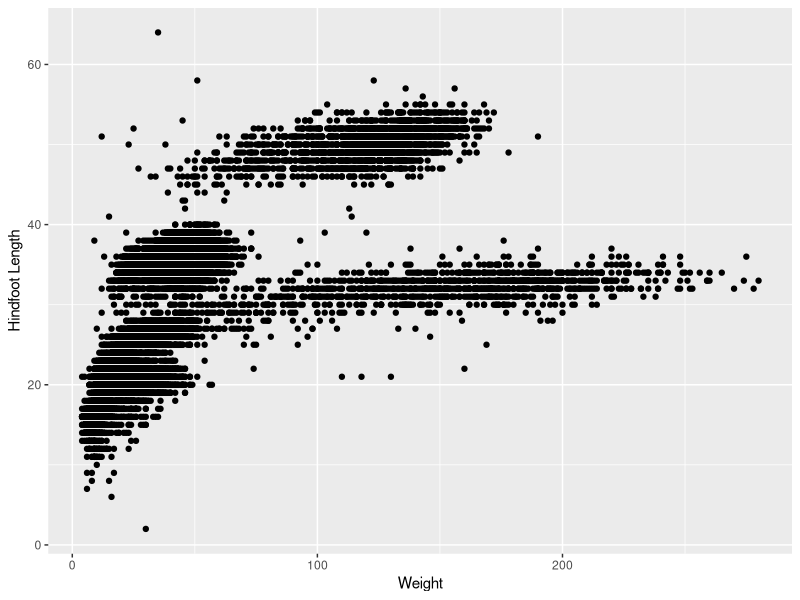
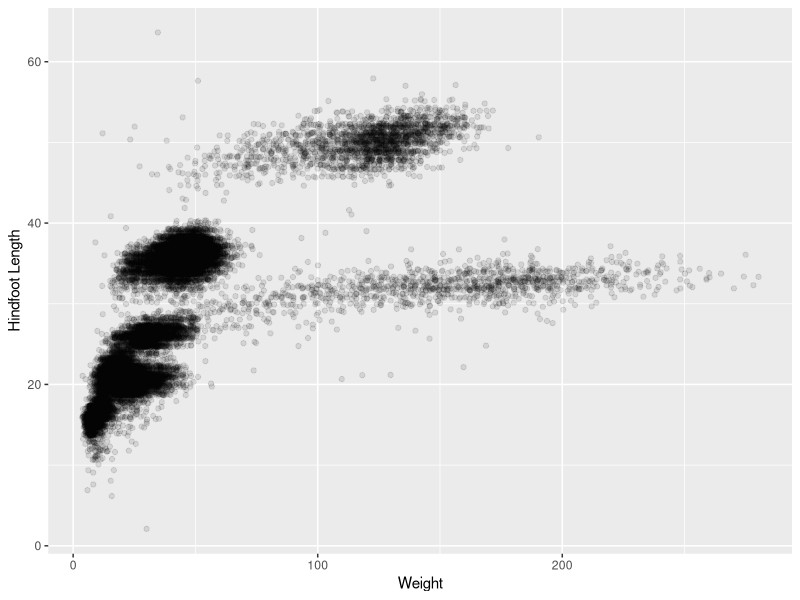
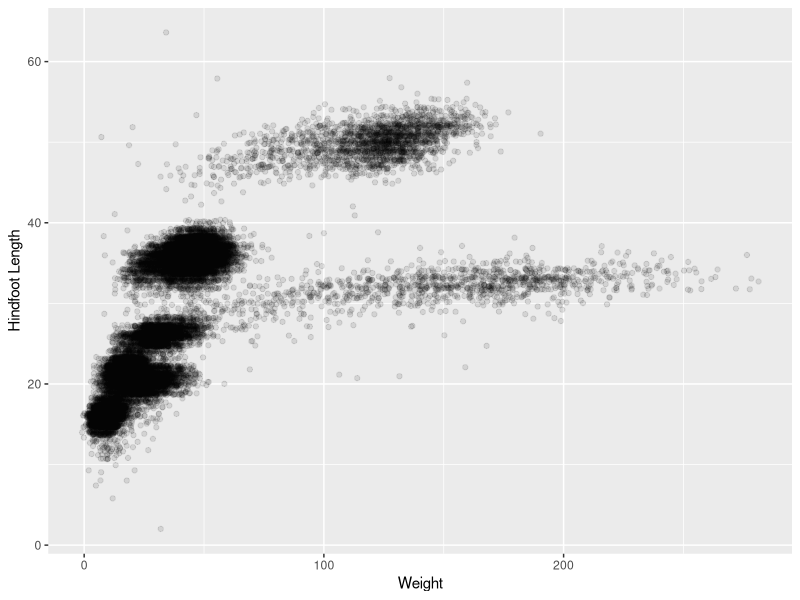
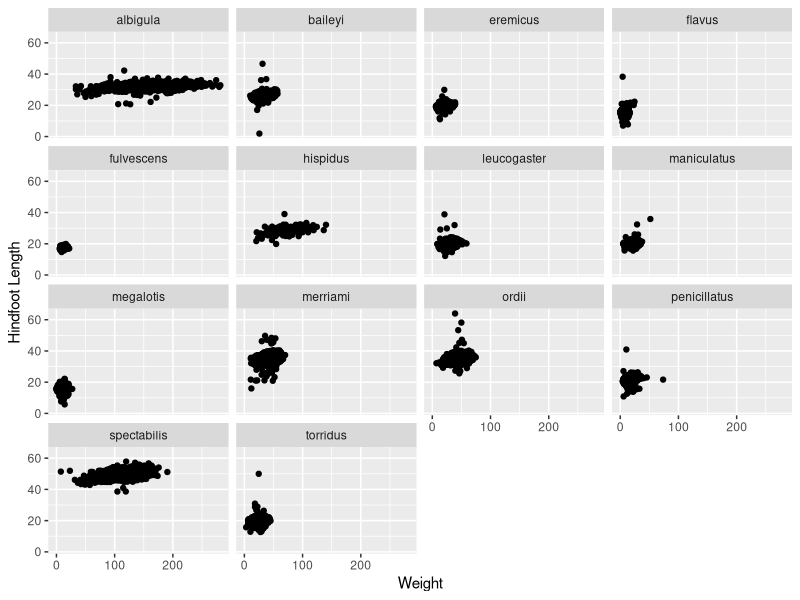
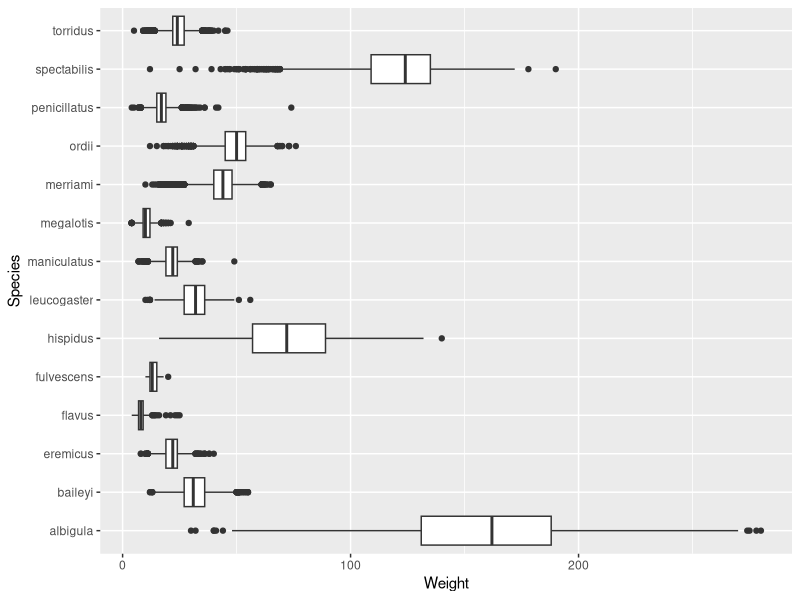
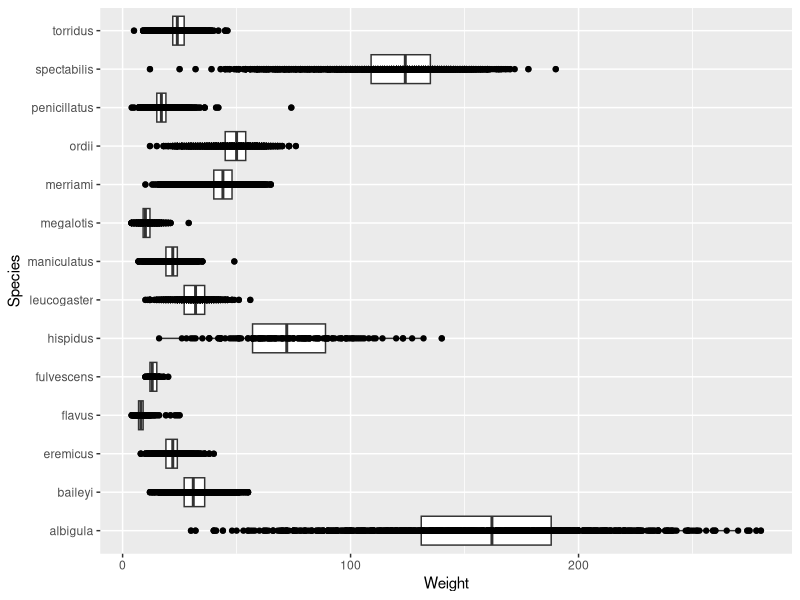
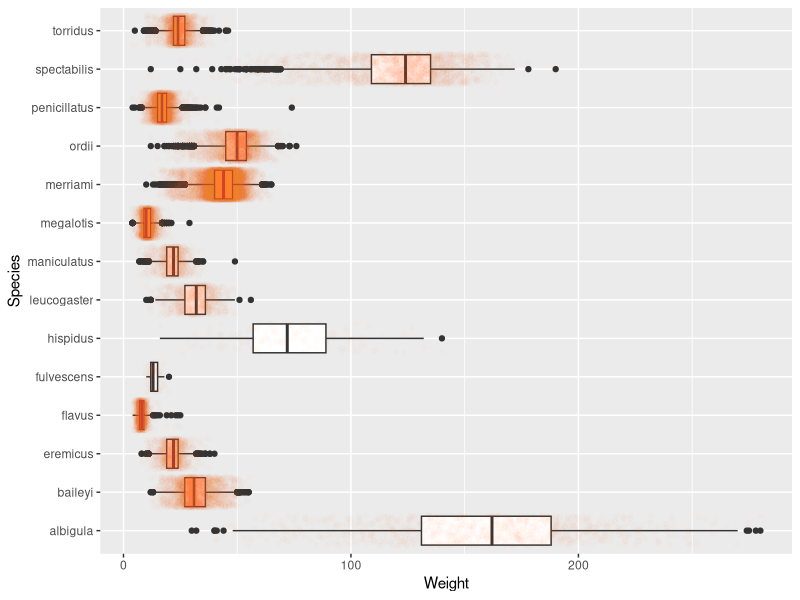
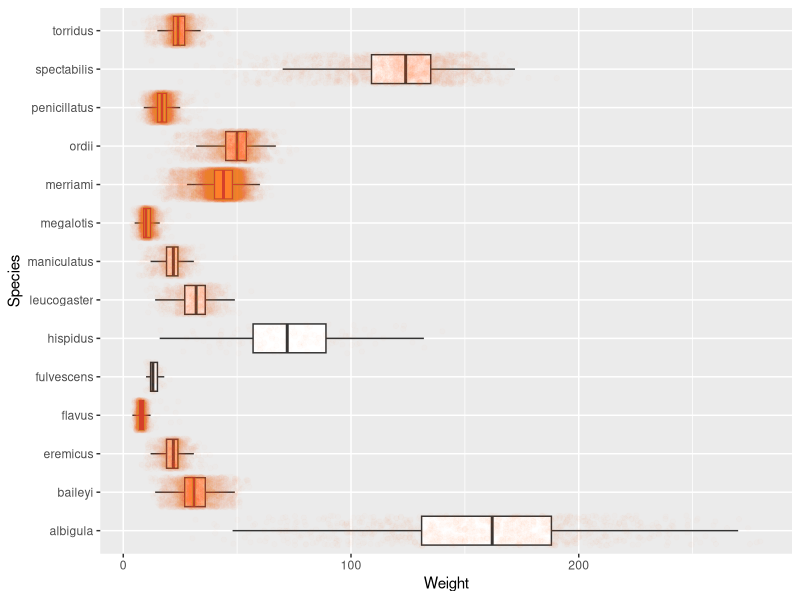

Source code (R) for these figures, in order:
## ---- chunk 1

suppressWarnings(library(tidyverse))
suppressMessages(library(here))
suppressMessages(library(ggridges))
suppressMessages(library(viridis))
## ---- chunk 2
surveys <- read_csv(here::here("supporting_artifacts", "supporting_data", "surveys.csv"), show_col_types = TRUE)
dim(surveys)

## ---- chunk 3
ggplot(data = surveys) + 
  geom_point(mapping = aes(x = weight, y = hindfoot_length)) +
  labs(x = "Weight", y = "Hindfoot Length")

## ---- chunk 4


ggplot(data = surveys) + 
  geom_jitter(mapping = aes(x = weight, y = hindfoot_length),
              alpha = 0.1) +
  labs(x = "Weight", y = "Hindfoot Length")

## ---- chunk 5
ggplot(data = surveys) + 
  geom_jitter(mapping = aes(x = weight, y = hindfoot_length),
              width = 5,
              length = 5, 
              alpha = 0.1) +
  labs(x = "Weight", y = "Hindfoot Length")

## ---- chunk 6
ggplot(data = surveys) + 
  geom_jitter(mapping = aes(x = weight, y = hindfoot_length),
              width = 5) +
  facet_wrap(~ species) +
  labs(x = "Weight", y = "Hindfoot Length")

## ---- chunk 7
ggplot(data = surveys,
       mapping = aes(x = weight, y = species)) + 
  geom_boxplot() +
  labs(x = "Weight", y = "Species")

ggplot(data = surveys,
       mapping = aes(x = weight, y = species)) + 
  geom_boxplot() +
  labs(x = "Weight", y = "Species") +
  geom_point()

ggplot(data = surveys,
       mapping = aes(x = weight, y = species)) + 
  geom_boxplot() +
  labs(x = "Weight", y = "Species") +
  geom_jitter(color = "tomato",
              alpha = 0.01)

ggplot(data = surveys,
       mapping = aes(x = weight, y = species)) + 
  geom_boxplot(outlier.shape = NA) +
  labs(x = "Weight", y = "Species") +
  geom_jitter(color = "tomato",
              alpha = 0.01)

## ---- chunk 8
ggplot(data = surveys,
       mapping = aes(x = weight, y = species, color = genus)) +
  geom_jitter(alpha = 0.05) +
  geom_density_ridges() +
  scale_color_viridis_d() +
  annotate(geom = "label",
           y = 1:14,
           x = 230, 
           label = paste0(c("Neotoma", "Chaetodipus", "Peromyscus",
                            "Perognathus", "Reithrodontomys", "Sigmodon"
                            , "Onychomys", "Peromyscus","Reithrodontomys",
                            "Dipodomys", "Dipodomys", "Chaetodipus",
                            "Dipodomys", "Perognathus")),
           color = "black",
           fill = "white") +
  theme(legend.position = "none") +
  labs(x = "Weight (grams)", y = "Species")

## ---- chunk 9
ggplot(data = surveys,
       mapping = aes(y = weight, x = species)) +
  geom_jitter(color = "tomato",
              alpha = 0.05) +
  geom_boxplot(outlier.shape = NA) +
  labs(y = "Weight (grams)", x = "Species") 

